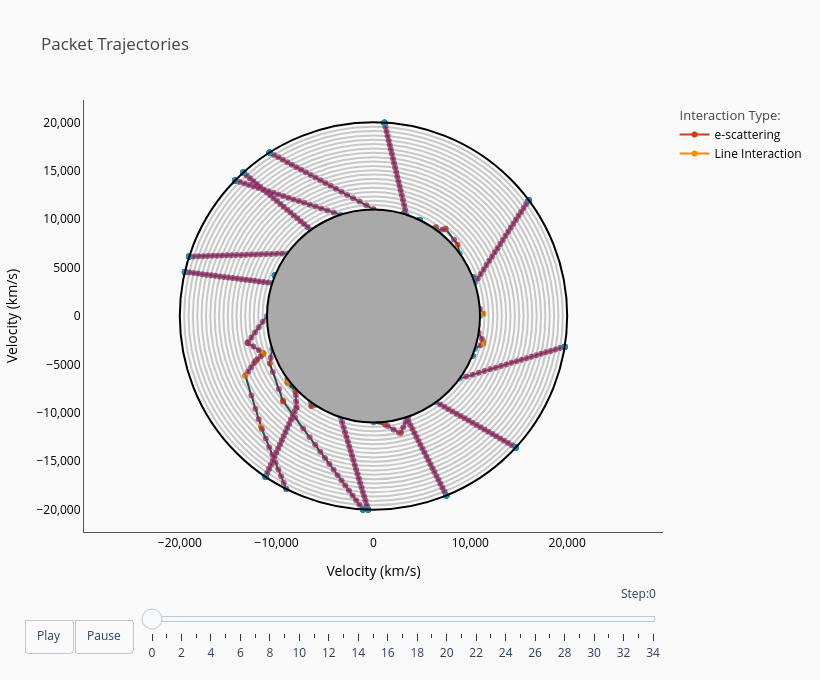

Notebook source saved alongside this figure:
### Markdown cell above
### Light Theme

### Code cell
rpacket_plotter.generate_plot().show()
